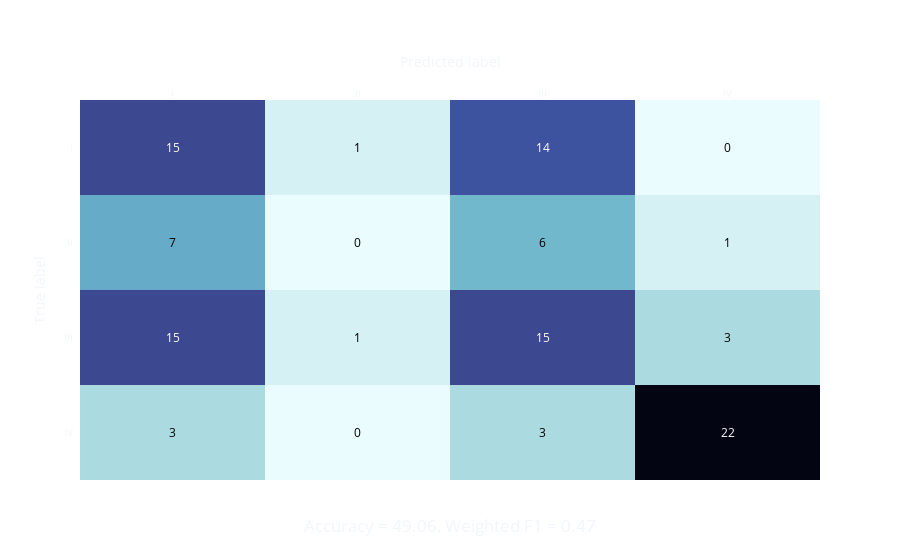

Notebook code cell kept with this figure:
### Code cell
accuracy = accuracy_score(y_true, y_pred.astype(int))
f1 = f1_score(y_true, y_pred.astype(int), average='weighted')
cm = confusion_matrix(y_true, y_pred.astype(int))

title_dict = {
    'text': f'Accuracy = {accuracy*100:.2f}, Weighted F1 = {f1:.2f}',
    'x': 0.5,
    'y': 0.05
}

plot_confusion_matrix(cm, labels, title_dict)

### Figure 1 — Plotly figure (JSON) as saved in the notebook; plotly's stock layout.template omitted (floating-point values rounded to 4 significant figures)
{"data": [{"colorscale": [[0.0, "rgb(3, 5, 18)"], [0.09091, "rgb(25, 25, 51)"], [0.1818, "rgb(44, 42, 87)"], [0.2727, "rgb(58, 60, 125)"], [0.3636, "rgb(62, 83, 160)"], [0.4545, "rgb(62, 109, 178)"], [0.5455, "rgb(72, 134, 187)"], [0.6364, "rgb(89, 159, 196)"], [0.7273, "rgb(114, 184, 205)"], [0.8182, "rgb(149, 207, 216)"], [0.9091, "rgb(192, 229, 232)"], [1.0, "rgb(234, 252, 253)"]], "reversescale": true, "showscale": false, "x": ["I", "II", "III", "IV"], "y": ["IV", "III", "II", "I"], "z": [[3, 0, 3, 22], [15, 1, 15, 3], [7, 0, 6, 1], [15, 1, 14, 0]], "type": "heatmap"}], "layout": {"annotations": [{"font": {"color": "#000000"}, "showarrow": false, "text": "3", "x": "I", "xref": "x", "y": "IV", "yref": "y"}, {"font": {"color": "#000000"}, "showarrow": false, "text": "0", "x": "II", "xref": "x", "y": "IV", "yref": "y"}, {"font": {"color": "#000000"}, "showarrow": false, "text": "3", "x": "III", "xref": "x", "y": "IV", "yref": "y"}, {"font": {"color": "#FFFFFF"}, "showarrow": false, "text": "22", "x": "IV", "xref": "x", "y": "IV", "yref": "y"}, {"font": {"color": "#FFFFFF"}, "showarrow": false, "text": "15", "x": "I", "xref": "x", "y": "III", "yref": "y"}, {"font": {"color": "#000000"}, "showarrow": false, "text": "1", "x": "II", "xref": "x", "y": "III", "yref": "y"}, {"font": {"color": "#FFFFFF"}, "showarrow": false, "text": "15", "x": "III", "xref": "x", "y": "III", "yref": "y"}, {"font": {"color": "#000000"}, "showarrow": false, "text": "3", "x": "IV", "xref": "x", "y": "III", "yref": "y"}, {"font": {"color": "#000000"}, "showarrow": false, "text": "7", "x": "I", "xref": "x", "y": "II", "yref": "y"}, {"font": {"color": "#000000"}, "showarrow": false, "text": "0", "x": "II", "xref": "x", "y": "II", "yref": "y"}, {"font": {"color": "#000000"}, "showarrow": false, "text": "6", "x": "III", "xref": "x", "y": "II", "yref": "y"}, {"font": {"color": "#000000"}, "showarrow": false, "text": "1", "x": "IV", "xref": "x", "y": "II", "yref": "y"}, {"font": {"color": "#FFFFFF"}, "showarrow": false, "text": "15", "x": "I", "xref": "x", "y": "I", "yref": "y"}, {"font": {"color": "#000000"}, "showarrow": false, "text": "1", "x": "II", "xref": "x", "y": "I", "yref": "y"}, {"font": {"color": "#FFFFFF"}, "showarrow": false, "text": "14", "x": "III", "xref": "x", "y": "I", "yref": "y"}, {"font": {"color": "#000000"}, "showarrow": false, "text": "0", "x": "IV", "xref": "x", "y": "I", "yref": "y"}], "xaxis": {"dtick": 1, "gridcolor": "rgb(0, 0, 0)", "side": "top", "ticks": "", "tickfont": {"size": 10}, "title": {"text": "Predicted label"}}, "yaxis": {"dtick": 1, "ticks": "", "ticksuffix": "  ", "tickfont": {"size": 10}, "title": {"text": "True label"}}, "title": {"text": "Accuracy = 49.06, Weighted F1 = 0.47", "x": 0.5, "y": 0.05}, "paper_bgcolor": "rgba(0,0,0,0)"}}
